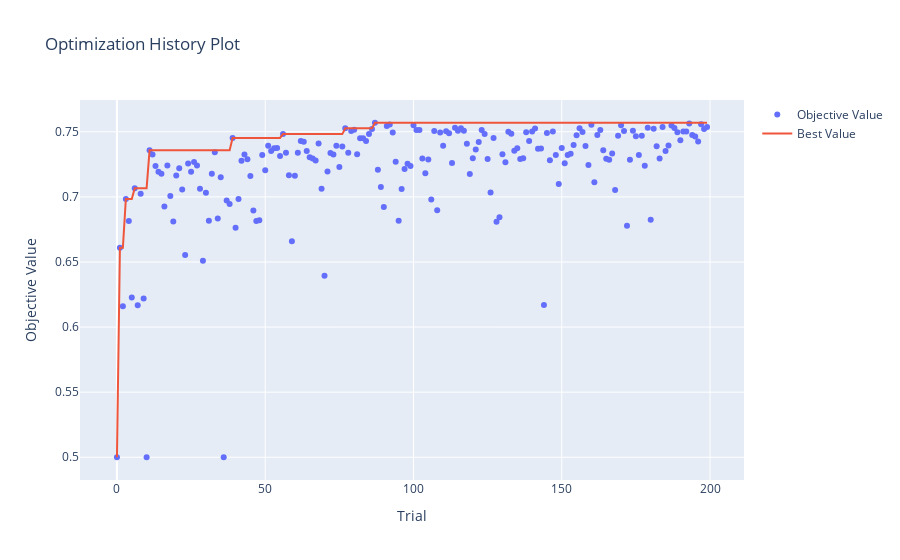

The code cell stored with this chart in its notebook:
### Markdown cell above
#### Visualización de los trials

### Code cell
plot_optimization_history(study)

### Figure 1 — Plotly figure (JSON) as saved in the notebook; plotly's stock layout.template omitted (floating-point values rounded to 4 significant figures; data arrays with more than 128 entries replaced by an {"elided": "..."} marker saying what was removed)
{"data": [{"mode": "markers", "name": "Objective Value", "type": "scatter", "x": {"elided": "200 int values"}, "y": {"elided": "200 float values"}}, {"mode": "lines", "name": "Best Value", "type": "scatter", "x": {"elided": "200 int values"}, "y": {"elided": "200 float values"}}, {"marker": {"color": "#cccccc"}, "mode": "markers", "name": "Infeasible Trial", "showlegend": false, "type": "scatter", "x": [], "y": []}], "layout": {"title": {"text": "Optimization History Plot"}, "xaxis": {"title": {"text": "Trial"}}, "yaxis": {"title": {"text": "Objective Value"}}}}
